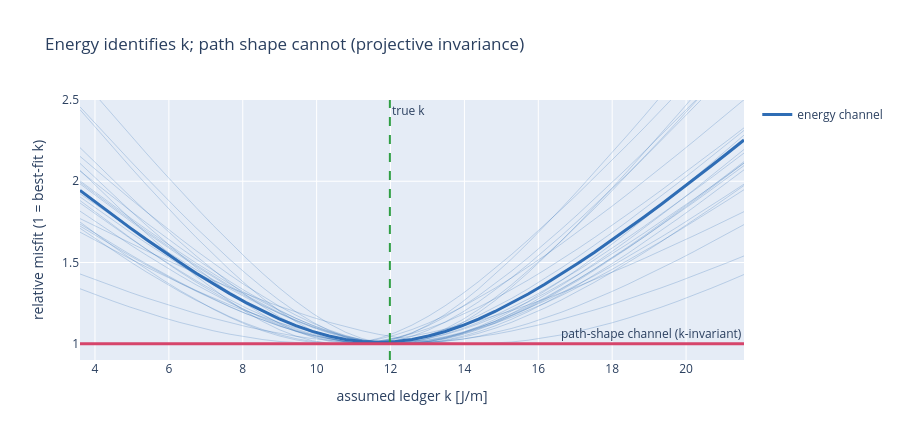

Source (notebook cell):
### Markdown cell above
## 5. The gauge: the ledger is invisible in the paths

Here is the piece of science. The gravity ledger `k·dz` is an **exact** 1-form, so
adding it to the cost changes the value of every path by a boundary term
`k(z_B - z_A)` — the same for all paths between the same endpoints — and the choice
of path **not at all**. That is Finsler projective invariance (= potential-based
reward shaping = the exact part of a Hodge split, `spec/exact_drift_gauge_equivalence.md`).

We show it concretely on flight hardware: fly two fleets **identically** but with
different `k` (different efficiency). The trajectories come out *bit-identical*; the
energy ledgers differ. A profile-likelihood over an assumed `k` — refitting the even
nuisance at each value — is a sharp U for the **energy** channel (it pins `k`) and
exactly flat for the **path** channel (the paths never depended on `k`).

### Code cell
mA, mB = PowerModel(eta_up=0.70), PowerModel(eta_up=0.45)   # k ~ 12 vs ~ 17
dfA, _ = synthesize_fleet(24, model=mA, wind=(3.0, -2.0), noise=0.0, n_legs=(10, 16), seed=7)
dfB, _ = synthesize_fleet(24, model=mB, wind=(3.0, -2.0), noise=0.0, n_legs=(10, 16), seed=7)
path_diff = np.abs(dfA[["dx","dy","dz"]].to_numpy() - dfB[["dx","dy","dz"]].to_numpy()).max()
kA = k_series(fit_per_log(dfA, ridge=0.0)).mean()
kB = k_series(fit_per_log(dfB, ridge=0.0)).mean()
print(f"same flights, different k:  max trajectory difference = {path_diff:.1e} m")
print(f"  energy differs; the convex solve separates them: k̂_A={kA:.2f} (true {mA.k:.2f}), "
      f"k̂_B={kB:.2f} (true {mB.k:.2f})")

# profile-likelihood over assumed k (per-log energy misfit, refit even+wind at each k)
k_grid = np.linspace(0.3*model.k, 1.8*model.k, 41)
curves = []
for _, sub in df.groupby("log_id"):
    A = np.hstack([even_features(sub), odd_features(sub, ("dx","dy"))])
    dz = sub["dz"].to_numpy(float); y = sub["energy"].to_numpy(float)
    rms = np.array([np.sqrt(np.mean((y - k*dz - A @ np.linalg.lstsq(A, y - k*dz, rcond=None)[0])**2))
                    for k in k_grid])
    curves.append(rms / rms.min())
curves = np.array(curves)

fig = go.Figure()
for c in curves:
    fig.add_trace(go.Scatter(x=k_grid, y=c, mode="lines",
                             line=dict(color=PALETTE["primary"], width=1),
                             opacity=0.25, showlegend=False, hoverinfo="skip"))
fig.add_trace(go.Scatter(x=k_grid, y=curves.mean(0), mode="lines",
                         line=dict(color=PALETTE["primary"], width=3), name="energy channel"))
fig.add_hline(y=1.0, line=dict(color=PALETTE["rose"], width=3),
              annotation_text="path-shape channel (k-invariant)")
fig.add_vline(x=model.k, line=dict(color=PALETTE["green"], dash="dash"),
              annotation_text="true k")
fig.update_layout(height=440, paper_bgcolor="white",
                  title="Energy identifies k; path shape cannot (projective invariance)",
                  xaxis_title="assumed ledger k [J/m]",
                  yaxis_title="relative misfit (1 = best-fit k)", yaxis_range=[0.9, 2.5])
fig.show()
